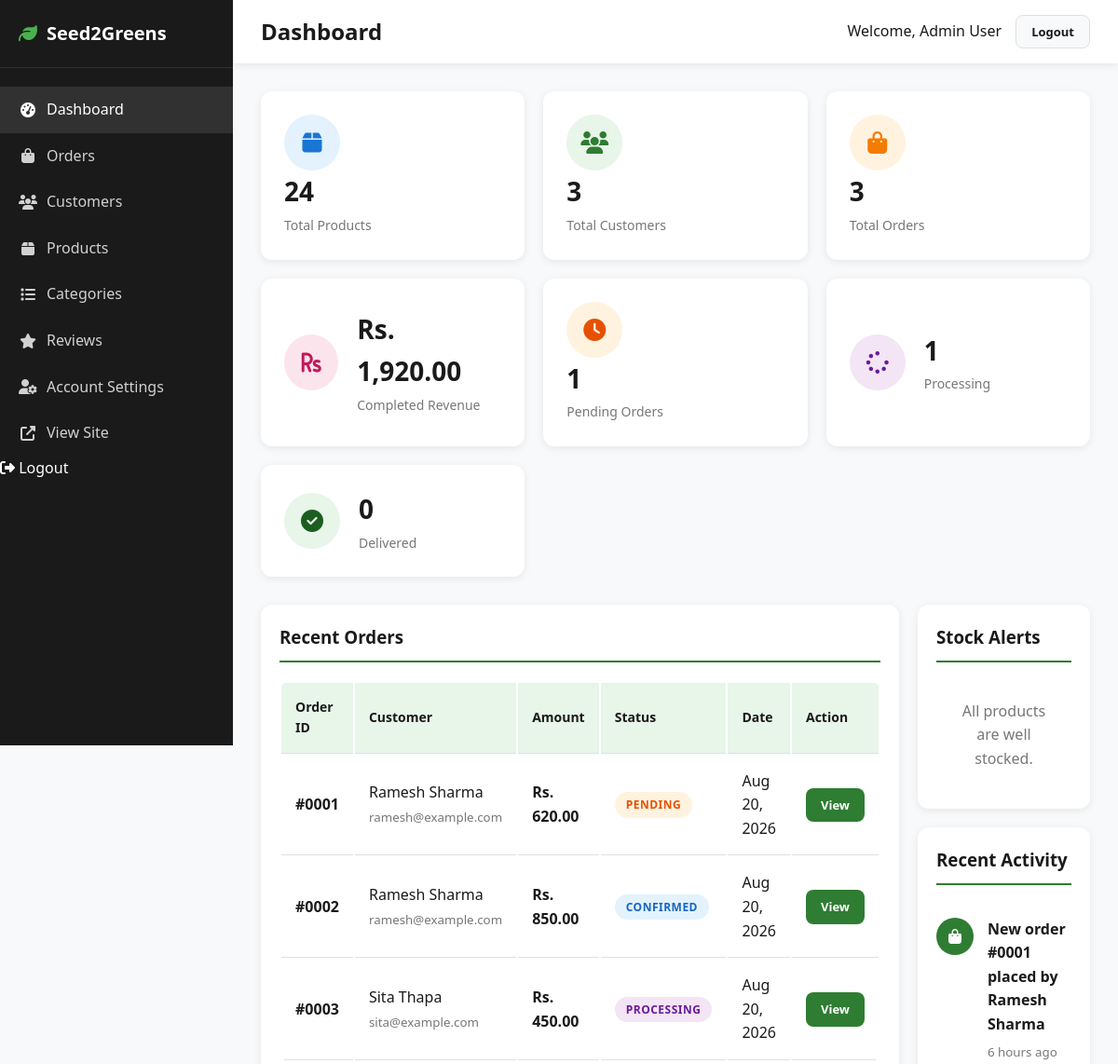
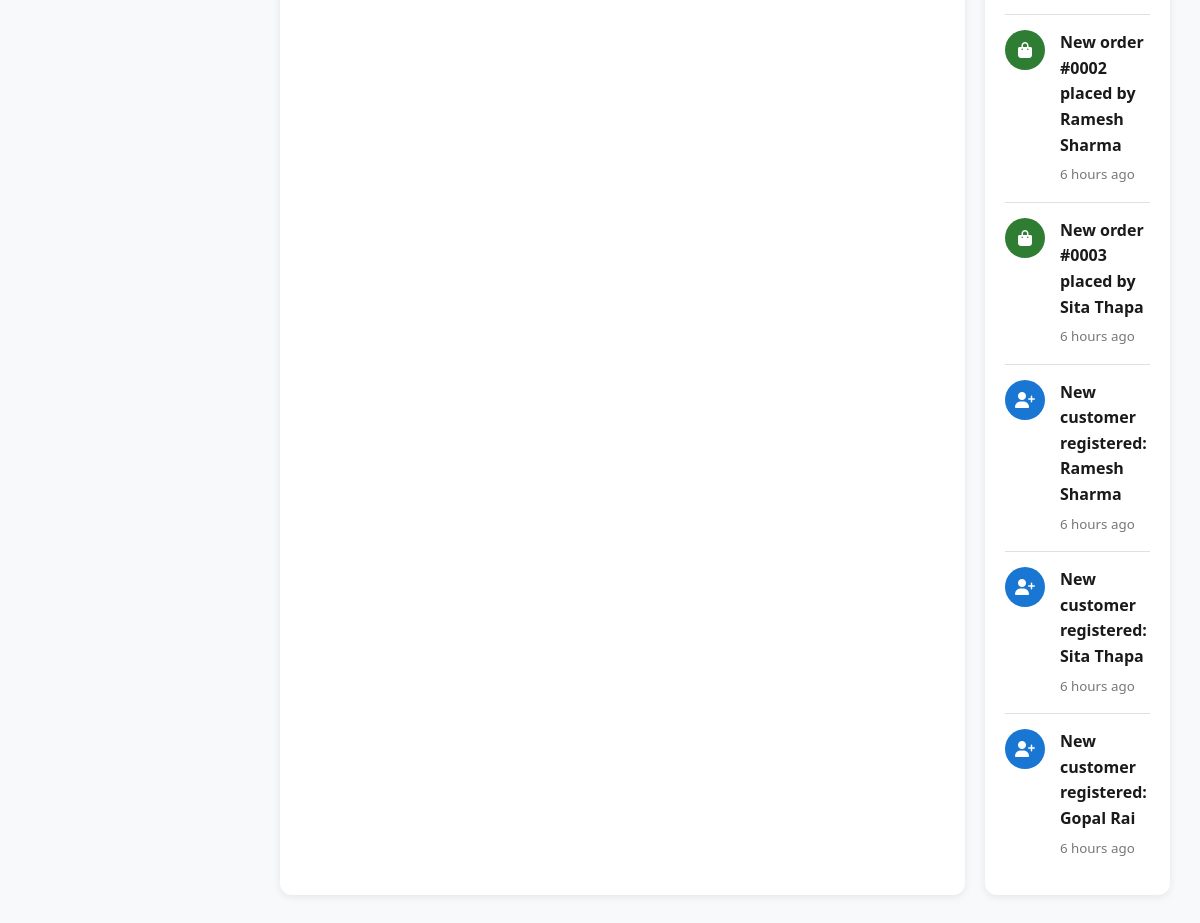
Screenshot of /admin/dashboard.php (signed in) with the database file from the repository (2 pictures, top to bottom).
### tables this page shows
CREATE TABLE orders (
    id INT PRIMARY KEY AUTO_INCREMENT,
    user_id INT NOT NULL,
    order_date TIMESTAMP DEFAULT CURRENT_TIMESTAMP,
    total_amount DECIMAL(10,2) NOT NULL,
    delivery_fee DECIMAL(10,2) DEFAULT 0.00,
    status ENUM('Pending', 'Confirmed', 'Processing', 'Shipped', 'Delivered', 'Cancelled') DEFAULT 'Pending',
    payment_method VARCHAR(50) DEFAULT 'Cash on Delivery',
    customer_name VARCHAR(100) NOT NULL,
    customer_email VARCHAR(100) NOT NULL,
    customer_phone VARCHAR(20) NOT NULL,
    customer_address TEXT NOT NULL,
    receipt_data MEDIUMTEXT DEFAULT NULL,
    receipt_mime VARCHAR(100) DEFAULT NULL,
    receipt_type ENUM('image', 'pdf') DEFAULT NULL,
    created_at TIMESTAMP DEFAULT CURRENT_TIMESTAMP,
    updated_at TIMESTAMP DEFAULT CURRENT_TIMESTAMP ON UPDATE CURRENT_TIMESTAMP,
    FOREIGN KEY (user_id) REFERENCES users(id) ON DELETE RESTRICT ON UPDATE CASCADE,
    INDEX idx_user (user_id),
    INDEX idx_status (status),
    INDEX idx_date (order_date)
);

### includes/functions.php (called while the page is built, shortened)
<?php
$db = Database::getInstance()->getConnection();
function sanitize($data) {
    return htmlspecialchars(trim($data), ENT_QUOTES, 'UTF-8');
}
function getAdminStats() {
    global $db;
    $stats = [];
    $stmt = $db->query("SELECT COUNT(*) as count FROM orders");
    $stats['total_orders'] = $stmt->fetch()['count'];
    $stmt = $db->query("SELECT COUNT(*) as count FROM users");
    $stats['total_customers'] = $stmt->fetch()['count'];
    $stmt = $db->query("SELECT COUNT(*) as count FROM products");
    $stats['total_products'] = $stmt->fetch()['count'];
    $stmt = $db->query("SELECT SUM(total_amount) as total FROM orders WHERE status != 'Cancelled'");
    $stats['completed_revenue'] = $stmt->fetch()['total'] ?? 0;
    $stmt = $db->query("SELECT COUNT(*) as count FROM orders WHERE status = 'Pending'");
    $stats['pending_orders'] = $stmt->fetch()['count'];
    $stmt = $db->query("SELECT COUNT(*) as count FROM orders WHERE status = 'Processing'");
    $stats['processing_orders'] = $stmt->fetch()['count'];
    $stmt = $db->query("SELECT COUNT(*) as count FROM orders WHERE status = 'Delivered'");
    $stats['delivered_orders'] = $stmt->fetch()['count'];
    return $stats;
}
function getRecentOrders($limit = 5) {
    global $db;
    $stmt = $db->prepare("
        SELECT o.*, u.name as user_name, u.email as user_email
        FROM orders o
        JOIN users u ON o.user_id = u.id
        ORDER BY o.created_at DESC
        LIMIT ?
    ");
    $stmt->execute([(int)$limit]);
    return $stmt->fetchAll();
}
function getRecentActivity($limit = 10) {
    global $db;
    $activities = [];
    $stmt = $db->prepare("
        SELECT id, customer_name, created_at, 'New order' as activity
        FROM orders ORDER BY created_at DESC LIMIT ?
    ");
    $stmt->execute([(int)$limit]);
    $orders = $stmt->fetchAll();
    foreach ($orders as $order) {
        $activities[] = [
            'text' => 'New order #' . str_pad($order['id'], 4, '0', STR_PAD_LEFT) . ' placed by ' . $order['customer_name'],
            'time' => $order['created_at'],
            'icon' => 'fa-shopping-bag',
            'color' => '#2e7d32'
        ];
    }
    $stmt = $db->prepare("
        SELECT id, name, created_at FROM users ORDER BY created_at DESC LIMIT 5
    ");
    $stmt->execute();
    $users = $stmt->fetchAll();
    foreach ($users as $user) {
        $activities[] = [
            'text' => 'New customer registered: ' . $user['name'],
            'time' => $user['created_at'],
            'icon' => 'fa-user-plus',
            'color' => '#1976d2'
        ];
    }
    usort($activities, function($a, $b) {
        return strtotime($b['time']) - strtotime($a['time']);
    });
    return array_slice($activities, 0, $limit);
}
function formatAdminCurrency($amount) {
    return 'Rs. ' . number_format($amount, 2);
}
function timeAgo($datetime) {
    $time = time() - strtotime($datetime);
    if ($time < 86400) return floor($time / 3600) . ' hours ago';
    return date('M d, Y', strtotime($datetime));
}

### admin/dashboard.php (the view, shortened to what this page needs)
<?php
require_once __DIR__ . '/../includes/functions.php';
$stats = getAdminStats();
$recent_orders = getRecentOrders(5);
$low_stock = getLowStockProducts(10);
$out_of_stock = getOutOfStockProducts();
$recent_activity = getRecentActivity(8);
?>
<!DOCTYPE html>
<html lang="en">
<head>
    <link rel="stylesheet" href="../assets/css/style.css">
    <link rel="stylesheet" href="https://cdnjs.cloudflare.com/ajax/libs/font-awesome/6.4.0/css/all.min.css">
</head>
<body>
    <div class="admin-layout">
        <aside class="admin-sidebar" id="adminSidebar">
            <div class="admin-sidebar-header">
                <h2><i class="fas fa-leaf"></i> Seed2Greens</h2>
            </div>
            <ul class="admin-nav">
                <li><a href="dashboard.php" class="active"><i class="fas fa-tachometer-alt"></i> Dashboard</a></li>
                <li><a href="orders.php"><i class="fas fa-shopping-bag"></i> Orders</a></li>
                <li><a href="customers.php"><i class="fas fa-users"></i> Customers</a></li>
                <li><a href="products.php"><i class="fas fa-box"></i> Products</a></li>
                <li><a href="categories.php"><i class="fas fa-list"></i> Categories</a></li>
                <li><a href="reviews.php"><i class="fas fa-star"></i> Reviews</a></li>
                <li><a href="settings.php"><i class="fas fa-user-cog"></i> Account Settings</a></li>
                <li><a href="../index.php" target="_blank"><i class="fas fa-external-link-alt"></i> View Site</a></li>
                <li><form method="POST" action="logout.php" style="display: inline;"><input type="hidden" name="csrf_token" value="<?php echo generateCsrfToken(); ?>"><button type="submit" name="logout" style="background: none; border: none; color: inherit; cursor: pointer; font-size: inherit; padding: 0; width: 100%; text-align: left;"><i class="fas fa-sign-out-alt"></i> Logout</button></form></li>
            </ul>
        </aside>
        <div class="admin-main">
            <header class="admin-header">
                <div style="display: flex; align-items: center; gap: 15px;">
                    <h2>Dashboard</h2>
                </div>
                <div style="display: flex; align-items: center; gap: 15px;">
                    <span>Welcome, <?php echo sanitize($_SESSION['admin_name']); ?></span>
                    <form method="POST" action="logout.php" style="display: inline;"><button type="submit" name="logout" class="btn btn-secondary btn-sm">Logout</button></form>
                </div>
            </header>
            <main class="admin-content">
                <div class="stats-grid">
                    <div class="stat-card">
                        <a href="products.php">
                        <div class="stat-icon products"><i class="fas fa-box"></i></div>
                        <div class="stat-info">
                            <h3><?php echo $stats['total_products']; ?></h3>
                            <p>Total Products</p>
                        </div>
                        </a>
                    </div>
                    <div class="stat-card">
                        <a href="customers.php">
                        <div class="stat-icon users"><i class="fas fa-users"></i></div>
                        <div class="stat-info">
                            <h3><?php echo $stats['total_customers']; ?></h3>
                            <p>Total Customers</p>
                        </div>
                        </a>
                    </div>
                    <div class="stat-card">
                        <a href="orders.php">
                        <div class="stat-icon orders"><i class="fas fa-shopping-bag"></i></div>
                        <div class="stat-info">
                            <h3><?php echo $stats['total_orders']; ?></h3>
                            <p>Total Orders</p>
                        </div>
                        </a>
                    </div>
                    <div class="stat-card">
                        <div class="stat-icon pending"><i class="fas fa-rupee-sign"></i></div>
                        <div class="stat-info">
                            <h3><?php echo formatAdminCurrency($stats['completed_revenue']); ?></h3>
                            <p>Completed Revenue</p>
                        </div>
                    </div>
                    <div class="stat-card">
                        <a href="orders.php">
                        <div class="stat-icon" style="background: #fff3e0; color: #e65100;"><i class="fas fa-clock"></i></div>
                        <div class="stat-info">
                            <h3><?php echo $stats['pending_orders']; ?></h3>
                            <p>Pending Orders</p>
                        </div>
                        </a>
                    </div>
                    <div class="stat-card">
                        <div class="stat-icon" style="background: #f3e5f5; color: #6a1b9a;"><i class="fas fa-spinner"></i></div>
                        <div class="stat-info">
                            <h3><?php echo $stats['processing_orders']; ?></h3>
                            <p>Processing</p>
                        </div>
                    </div>
                    <div class="stat-card">
                        <div class="stat-icon" style="background: #e8f5e9; color: #1b5e20;"><i class="fas fa-check-circle"></i></div>
                        <div class="stat-info">
                            <h3><?php echo $stats['delivered_orders']; ?></h3>
                            <p>Delivered</p>
                        </div>
                    </div>
                </div>
                <div style="display: grid; grid-template-columns: 2fr 1fr; gap: 20px; margin-bottom: 20px;">
                    <div class="admin-card">
                        <h3 style="margin-bottom: 20px; padding-bottom: 10px; border-bottom: 2px solid var(--primary);">Recent Orders</h3>
                        <table class="data-table" style="box-shadow: none;">
                            <thead>
                                <tr>
                                    <th>Order ID</th>
                                    <th>Customer</th>
                                    <th>Amount</th>
                                    <th>Status</th>
                                    <th>Date</th>
                                    <th>Action</th>
                                </tr>
                            </thead>
                            <tbody>
                                <?php if (empty($recent_orders)): ?>
                                    <tr><td colspan="6" style="text-align: center; padding: 30px;">No orders found</td></tr>
                                <?php else: ?>
                                    <?php foreach ($recent_orders as $order): ?>
                                        <tr>
                                            <td><strong>#<?php echo str_pad($order['id'], 4, '0', STR_PAD_LEFT); ?></strong></td>
                                            <td>
                                                <?php echo sanitize($order['customer_name']); ?><br>
                                                <small style="color: var(--text-light);"><?php echo sanitize($order['customer_email']); ?></small>
                                            </td>
                                            <td><strong><?php echo formatAdminCurrency($order['total_amount']); ?></strong></td>
                                            <td><span class="status status-<?php echo strtolower($order['status']); ?>"><?php echo sanitize($order['status']); ?></span></td>
                                            <td><?php echo date('M d, Y', strtotime($order['created_at'])); ?></td>
                                            <td><a href="order-details.php?id=<?php echo $order['id']; ?>" class="btn btn-primary btn-sm">View</a></td>
                                        </tr>
                                    <?php endforeach; ?>
                                <?php endif; ?>
                            </tbody>
                        </table>
                    </div>
                    <div>
                        <div class="admin-card" style="margin-bottom: 20px;">
                            <h3 style="margin-bottom: 20px; padding-bottom: 10px; border-bottom: 2px solid var(--primary);">Stock Alerts</h3>
                            <?php if (empty($low_stock) && empty($out_of_stock)): ?>
                                <p style="color: var(--text-light); text-align: center; padding: 20px;">All products are well stocked.</p>
                            <?php endif; ?>
                        </div>
                        <div class="admin-card">
                            <h3 style="margin-bottom: 20px; padding-bottom: 10px; border-bottom: 2px solid var(--primary);">Recent Activity</h3>
                            <?php if (empty($recent_activity)): ?>
                                <p style="color: var(--text-light); text-align: center; padding: 20px;">No recent activity.</p>
                            <?php else: ?>
                                <ul class="admin-activity">
                                    <?php foreach ($recent_activity as $activity): ?>
                                        <li>
                                            <div class="admin-activity-icon" style="background: <?php echo $activity['color']; ?>;">
                                                <i class="fas <?php echo $activity['icon']; ?>"></i>
                                            </div>
                                            <div class="admin-activity-text">
                                                <strong><?php echo sanitize($activity['text']); ?></strong>
                                                <small><?php echo timeAgo($activity['time']); ?></small>
                                            </div>
                                        </li>
                                    <?php endforeach; ?>
                                </ul>
                            <?php endif; ?>
                        </div>
                    </div>
                </div>
            </main>
        </div>
    </div>
</body>
</html>

### rows the page displays
orders: id "0001", customer_name "Ramesh Sharma", customer_email "ramesh@example.com", total_amount "Rs. 620.00", status "PENDING", created_at "Aug 20, 2026"
orders: id "0002", customer_name "Ramesh Sharma", customer_email "ramesh@example.com", total_amount "Rs. 850.00", status "CONFIRMED", created_at "Aug 20, 2026"
orders: id "0003", customer_name "Sita Thapa", customer_email "sita@example.com", total_amount "Rs. 450.00", status "PROCESSING", created_at "Aug 20, 2026"

### other values shown
$_SESSION['admin_name'] "Admin User"
$stats['total_products'] "24"
$stats['total_customers'] "3"
$stats['total_orders'] "3"
formatAdminCurrency($stats['completed_revenue']) "Rs. 1,920.00"
$stats['pending_orders'] "1"
$stats['processing_orders'] "1"
$stats['delivered_orders'] "0"
$activity['text'] "New order #0001 placed by Ramesh Sharma"
timeAgo($activity['time']) "6 hours ago"
$activity['text'] "New order #0002 placed by Ramesh Sharma"
$activity['text'] "New order #0003 placed by Sita Thapa"
$activity['text'] "New customer registered: Ramesh Sharma"
$activity['text'] "New customer registered: Sita Thapa"
$activity['text'] "New customer registered: Gopal Rai"
